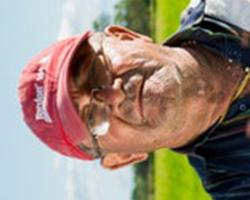
#> input picture Labs/Lab4/images/aagib.jpg, 250 x 200 px; its folder holds only this picture in this run
$ python 'EBarlevy - Thumbnails.py'
#> lines starting #> are read from the running program, lines starting #| are printed output that depends on the picture
import os, shutil
from PIL import Image

if os.path.exists("./new_images"):
    shutil.rmtree("./new_images")

os.mkdir("./new_images")

box = (25, 0, 225, 200)

def ProcessImages(source, destination):
#> called with source = './images/aagib.jpg', destination = './new_images/pic0001.png'
    with Image.open(source) as img:
#> img is the input picture: PIL image 250x200 RGB; mean R, G, B 152.4, 134.6, 119.6
        img = img.crop(box)
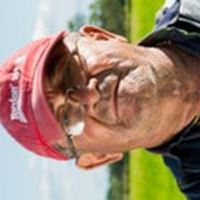
#> img: PIL image 200x200 RGB; mean R, G, B 158.4, 134.4, 113.7
        img = img.rotate(270)
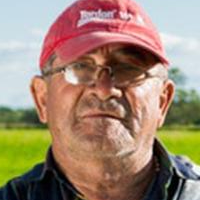
#> img: PIL image 200x200 RGB; mean R, G, B 158.4, 134.4, 113.7
        img.thumbnail((75, 75))
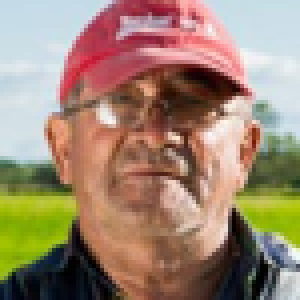
#> img: PIL image 75x75 RGB (shown 4 times larger); mean R, G, B 158.4, 134.3, 113.7
        img = img.convert("L")
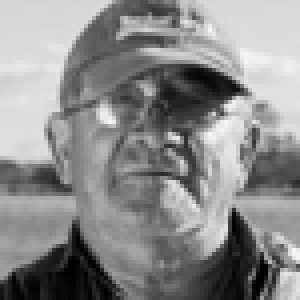
#> img: PIL image 75x75 L (shown 4 times larger); min 0, max 247, mean 139.2
        img.save(destination, "PNG", optimize=True, quality=80)

counter = 0

paths = os.listdir("./images/")
for pathh in paths:
    counter += 1
    ProcessImages(os.path.join("./images/", pathh), "./new_images/pic" + str(counter).zfill(4) + '.png')

$ run again, on Labs/Lab4/images/aonxs.jpg
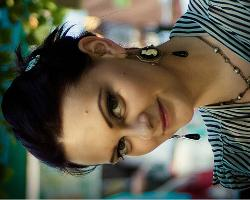
#> input picture Labs/Lab4/images/aonxs.jpg, 250 x 200 px
#> in ProcessImages, img is the input picture: PIL image 250x200 RGB; mean R, G, B 95.6, 91.2, 75
#> in ProcessImages, `img.thumbnail((75, 75))`:
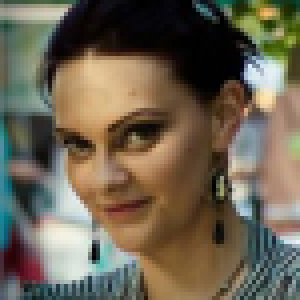
#> img: PIL image 75x75 RGB (shown 4 times larger); mean R, G, B 108.6, 99.1, 81.5
#> in ProcessImages, `img = img.convert("L")`:
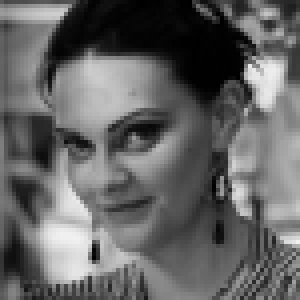
#> img: PIL image 75x75 L (shown 4 times larger); min 0, max 241, mean 99.9

$ run again, on Labs/Lab4/images/arwvgi.jpg
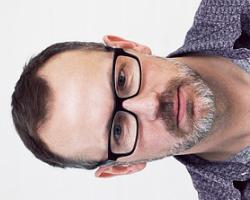
#> input picture Labs/Lab4/images/arwvgi.jpg, 250 x 200 px
#> in ProcessImages, img is the input picture: PIL image 250x200 RGB; mean R, G, B 182, 164.1, 163.9
#> in ProcessImages, `img.thumbnail((75, 75))`:
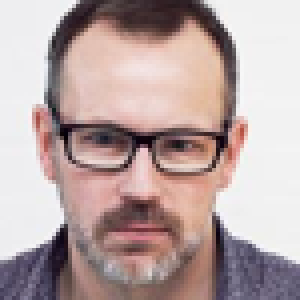
#> img: PIL image 75x75 RGB (shown 4 times larger); mean R, G, B 185, 165.5, 164.2
#> in ProcessImages, `img = img.convert("L")`:
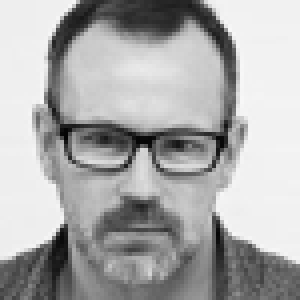
#> img: PIL image 75x75 L (shown 4 times larger); min 3, max 248, mean 171.2

$ run again, on Labs/Lab4/images/atgivzto.jpg
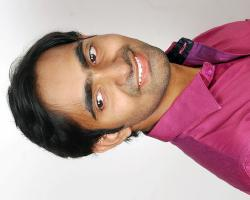
#> input picture Labs/Lab4/images/atgivzto.jpg, 250 x 200 px
#> in ProcessImages, img is the input picture: PIL image 250x200 RGB; mean R, G, B 184.1, 148.3, 149.8
#> in ProcessImages, `img.thumbnail((75, 75))`:
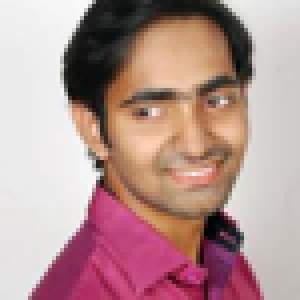
#> img: PIL image 75x75 RGB (shown 4 times larger); mean R, G, B 181.7, 149.3, 146.7
#> in ProcessImages, `img = img.convert("L")`:
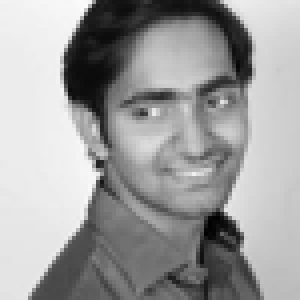
#> img: PIL image 75x75 L (shown 4 times larger); min 1, max 251, mean 158.7

$ run again, on Labs/Lab4/images/adbbekpt.jpg
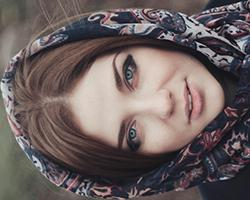
#> input picture Labs/Lab4/images/adbbekpt.jpg, 250 x 200 px
#> in ProcessImages, img is the input picture: PIL image 250x200 RGB; mean R, G, B 107, 95.3, 94.7
#> in ProcessImages, `img = img.convert("L")`:
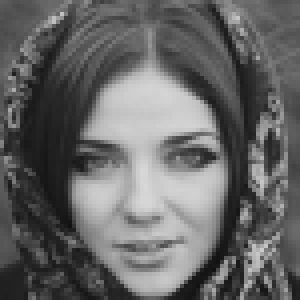
#> img: PIL image 75x75 L (shown 4 times larger); min 17, max 216, mean 102.1
